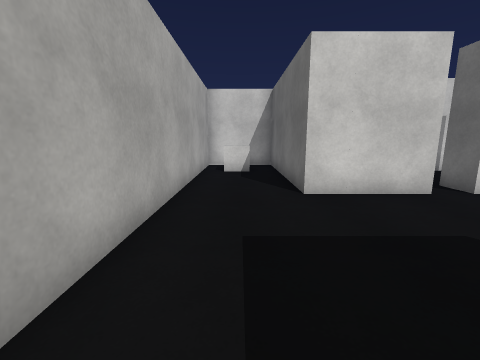
view 1 (above)

17 first-person views from a walk through a scene from a Unity 3-D project. The camera is 1.3 m above the floor, tilts 10° down and sees 90° across. The floor is counted in squares, 1 m on a side. Each view is taken from the middle of a square. On the plan, view 1 faces up. The plan holds only what a view shows up to about 12 squares ahead; the rest is blank. Some animated figures are left out. Surface patterns are stand-ins for the level's own textures.

view 2
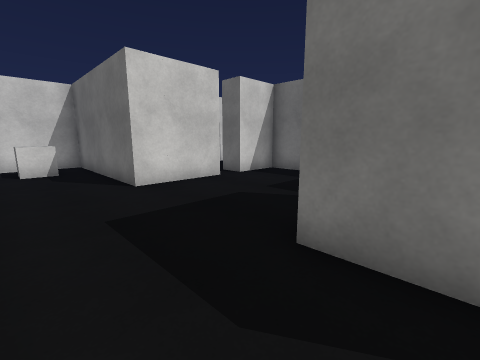

view 3
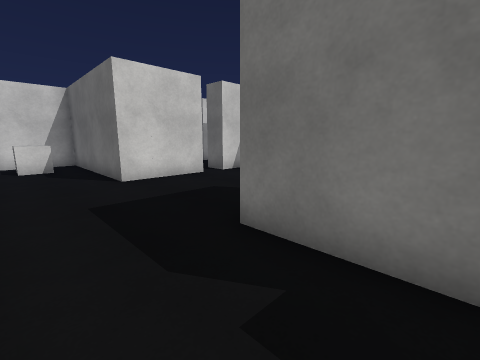

view 4
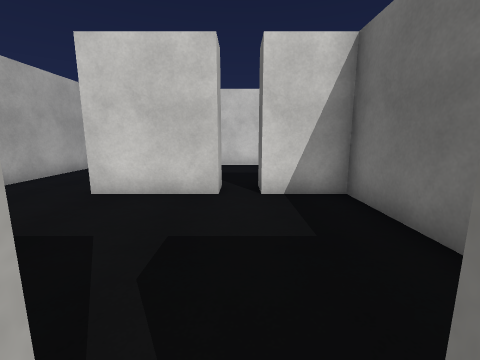

view 5
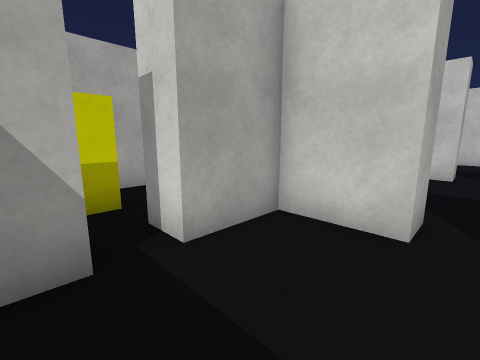

view 6
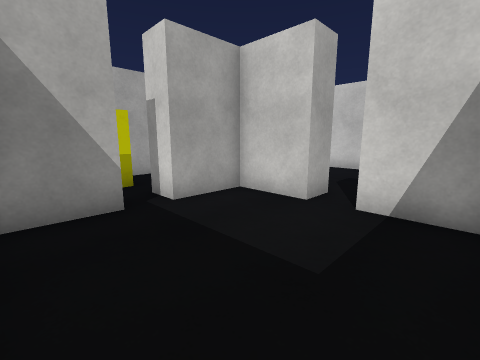

view 7
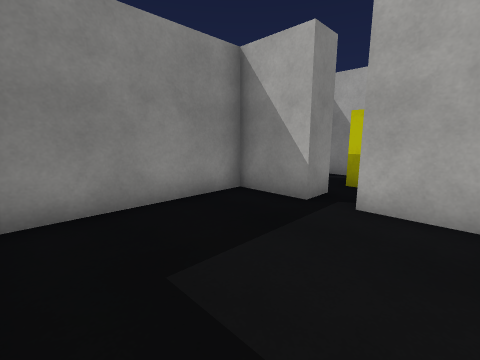

view 8
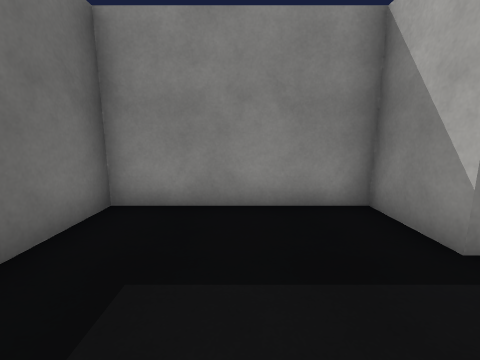

view 9
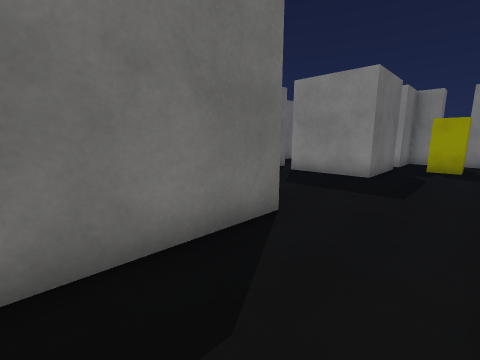

view 10
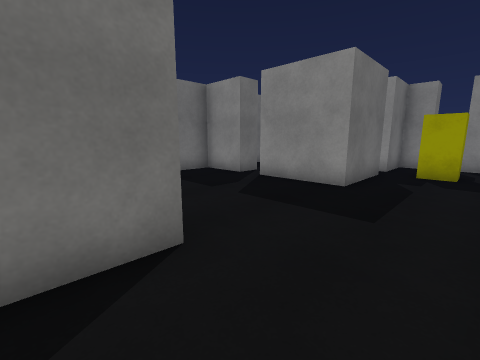

view 11
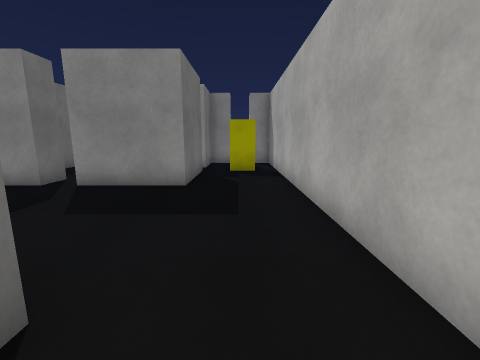

view 12
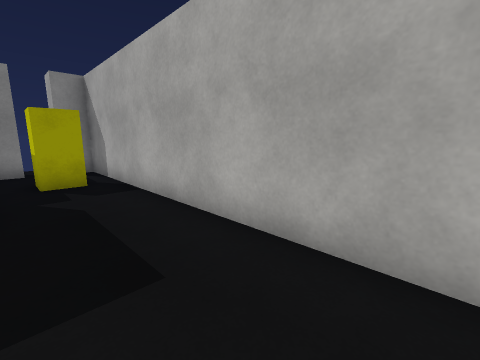

view 13
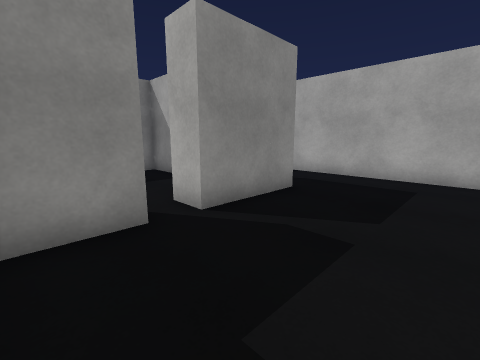

view 14
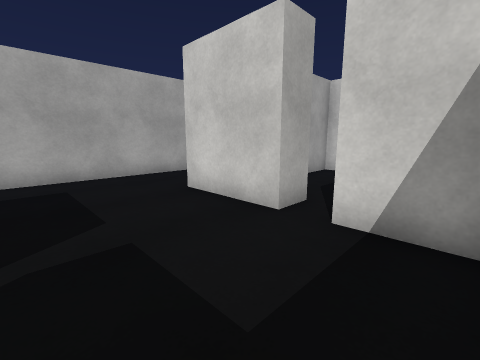

view 15
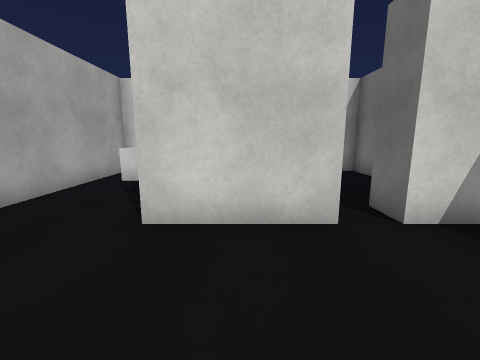

view 16
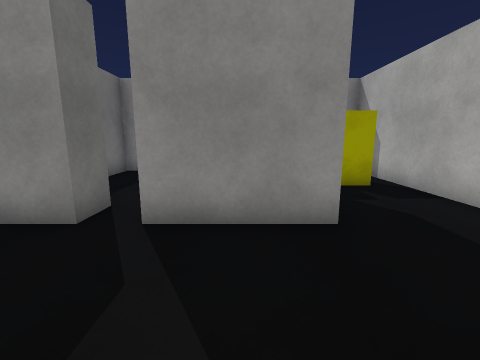

view 17
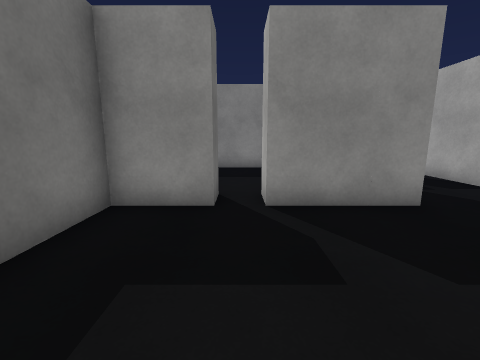

### Floor plan
Ten units are one square. View 1 is at (0, 0); x grows to the right and y downward. Boxes are objects, and circles mark ways between rooms. Rooms are numbered by the first view taken in them; rooms with no view inside come last. Other rooms are left out.
<svg viewBox="-20 -120 100 185">
<path fill="none" stroke="#000" d="M45 -55 15 -55 15 -115 -15 -115 -15 55 -5 55M55 5 55 -5 75 -5 75 -55 55 -55M25 25 15 25 15 -5 45 -5 45 5M4 55 15 55 15 35 25 35M25 35 25 55 75 55 75 31M45 5 25 5 25 25M71 5 55 5M45 -66 45 -55M75 -100 75 -115 25 -115 25 -100M55 -55 55 -65"/>
<rect x="-15" y="-105" width="20" height="20" fill="#bbb"><title>cube</title></rect>
<rect x="-5" y="25" width="10" height="10" fill="#bbb"><title>block</title></rect>
<circle cx="20" cy="30" r="3" fill="#2a7"/>
<circle cx="50" cy="0" r="3" fill="#2a7"/>
<circle cx="50" cy="-60" r="3" fill="#2a7"/>
<text x="20" y="-30">1</text>
<text x="50" y="30">2</text>
<text x="50" y="-90">3</text>
</svg>
Room 1 opens to room 2. Room 1 opens to room 3.

Where each view was taken, in squares from view 1:
view 1: 0 up, 0 right, facing up
view 2: 1 down, 1 left, facing up-right
view 3: 2 down, 1 left, facing up-right
view 4: 0 up, 5 right, facing up
view 5: 4 down, 5 right, facing up-left
view 6: 5 down, 7 right, facing up-left
view 7: 1 down, 7 right, facing down-left
view 8: 1 down, 5 right, facing down
view 9: 9 up, 1 left, facing down-right
view 10: 7 up, 1 left, facing down-right
view 11: 7 up, 0 right, facing down
view 12: 5 up, 1 right, facing down-left
view 13: 4 up, 7 right, facing down-left
view 14: 2 up, 7 right, facing up-left
view 15: 2 up, 3 right, facing up
view 16: 4 up, 3 right, facing down
view 17: 5 up, 5 right, facing down
